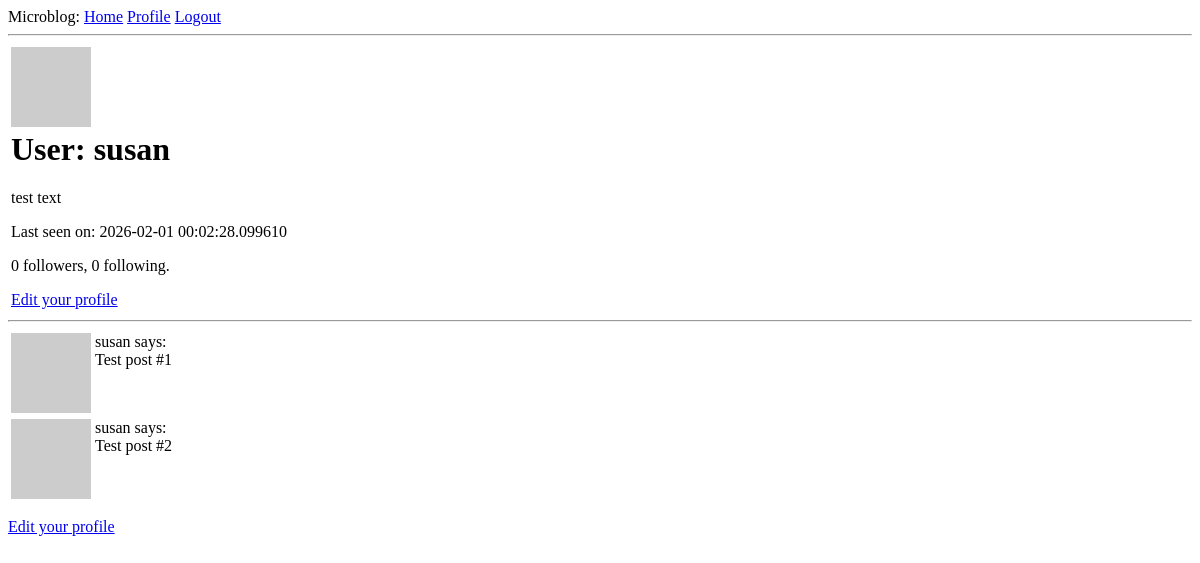
Before: /user/susan (signed in) with the older database file.
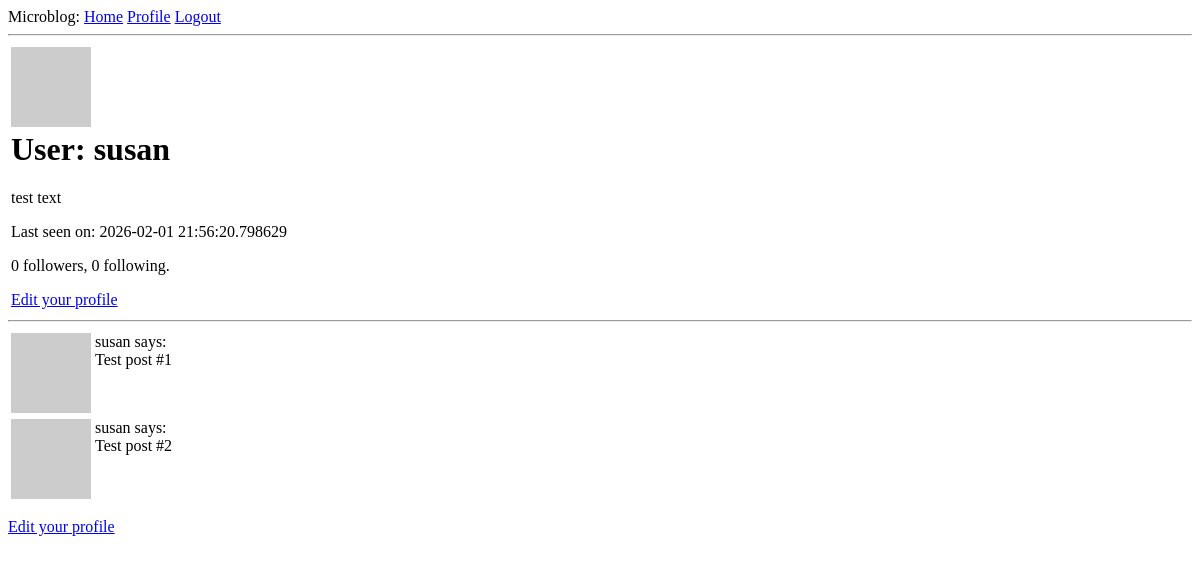
After: the same page with the newer database file.
### app_pack/models.py (models this page shows, shortened)
class User(UserMixin, db.Model):
    id: so.Mapped[int] = so.mapped_column(primary_key=True)
    username: so.Mapped[str] = so.mapped_column(sa.String(64), index=True,
                                                unique=True)
    email: so.Mapped[str] = so.mapped_column(sa.String(120), index=True,
                                             unique=True)
    password_hash: so.Mapped[Optional[str]] = so.mapped_column(sa.String(256))
    posts: so.WriteOnlyMapped['Post'] = so.relationship(
        back_populates='author')
    about_me: so.Mapped[Optional[str]] = so.mapped_column(sa.String(140))
    last_seen: so.Mapped[Optional[datetime]] = so.mapped_column(
        default=lambda: datetime.now(timezone.utc))
    following: so.WriteOnlyMapped['User'] = so.relationship(
        secondary=followers, primaryjoin=(followers.c.follower_id == id),
        secondaryjoin=(followers.c.followed_id == id),
        back_populates='followers')
    followers: so.WriteOnlyMapped['User'] = so.relationship(
        secondary=followers, primaryjoin=(followers.c.followed_id == id),
        secondaryjoin=(followers.c.follower_id == id),
        back_populates='following')
    def avatar(self, size):
        digest = md5(self.email.lower().encode('utf-8')).hexdigest()
        return f'https://www.gravatar.com/avatar/{digest}?d=identicon&s={size}'
    def followers_count(self):
        query = sa.select(sa.func.count()).select_from(
            self.followers.select().subquery())
        return db.session.scalar(query)
    def following_count(self):
        query = sa.select(sa.func.count()).select_from(
            self.following.select().subquery())
        return db.session.scalar(query)

### app_pack/routes.py (the view)
@app.route('/user/<username>')
@login_required
def user(username):
    user = db.first_or_404(sa.select(User).where(User.username == username))
    posts = [
        {'author': user, 'body': 'Test post #1'},
        {'author': user, 'body': 'Test post #2'}
    ]
    form = EmptyForm()
    return render_template('user.html', user=user, posts=posts, form=form)

### app_pack/models.py (called while the page is built)
@login.user_loader
def load_user(id):
    return db.session.get(User, int(id))

### app_pack/routes.py (called while the page is built)
@app.before_request
def before_request():
    if current_user.is_authenticated:
        current_user.last_seen = datetime.now(timezone.utc)
        db.session.commit()

### app_pack/templates/user.html (shortened to what this page needs)
{% extends "base.html" %}
{% block content %}
    <table>
        <tr valign="top">
            <td><img src="{{ user.avatar(128) }}"></td>
        </tr>
        <td>
                <h1>User: {{ user.username }}</h1>
                {% if user.about_me %}<p>{{ user.about_me }}</p>{% endif %}
                {% if user.last_seen %}<p>Last seen on: {{ user.last_seen }}</p>{% endif %}
                <p>{{ user.followers_count() }} followers, {{ user.following_count() }} following.</p>
                {% if user == current_user %}
                <p><a href="{{ url_for('edit_profile') }}">Edit your profile</a></p>
                {% endif %}
            </td>
    </table>
    <hr>
    {% for post in posts %}
        {% include '_post.html' %}
    {% endfor %}
    {% if user == current_user %}
    <p><a href="{{ url_for('edit_profile') }}">Edit your profile</a></p>
    {% endif %}
{% endblock %}

### app_pack/templates/base.html (shortened to what this page needs)
<html>
    <head>
    </head>
    <body>
        <div>
            Microblog:
            <a href="{{ url_for('index') }}">Home</a>
            {% if current_user.is_anonymous %}
            <a href="{{ url_for('login') }}">Login</a>
            {% else %}
            <a href="{{ url_for('user', username=current_user.username) }}">Profile</a>
            <a href="{{ url_for('logout') }}">Logout</a>
            {% endif %}
        </div>
        <hr>
        {% block content %}{% endblock %}
    </body>
</html>

### app_pack/templates/_post.html
    <table>
        <tr valign="top">
            <td><img src="{{ post.author.avatar(36) }}"></td>
            <td>{{ post.author.username }} says:<br>{{ post.body }}</td>
        </tr>
    </table>

Changed rows visible on the page:
changed User "susan": last_seen "2026-02-01 00:02:28.099610" → "2026-02-01 21:56:20.798629"
